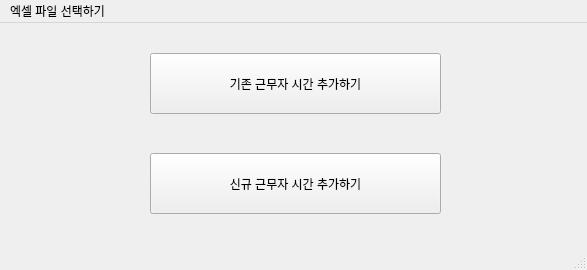
<?xml version="1.0" encoding="UTF-8"?>
<ui version="4.0">
 <class>MainWindow</class>
 <widget class="QMainWindow" name="MainWindow">
  <property name="geometry">
   <rect>
    <x>0</x>
    <y>0</y>
    <width>587</width>
    <height>270</height>
   </rect>
  </property>
  <property name="windowTitle">
   <string>MainWindow</string>
  </property>
  <widget class="QWidget" name="centralwidget">
   <widget class="QPushButton" name="ExistingWorkerButton">
    <property name="geometry">
     <rect>
      <x>150</x>
      <y>30</y>
      <width>291</width>
      <height>61</height>
     </rect>
    </property>
    <property name="text">
     <string>기존 근무자 시간 추가하기</string>
    </property>
   </widget>
   <widget class="QPushButton" name="NewWorkerButton">
    <property name="geometry">
     <rect>
      <x>150</x>
      <y>130</y>
      <width>291</width>
      <height>61</height>
     </rect>
    </property>
    <property name="text">
     <string>신규 근무자 시간 추가하기</string>
    </property>
   </widget>
  </widget>
  <widget class="QMenuBar" name="menubar">
   <property name="geometry">
    <rect>
     <x>0</x>
     <y>0</y>
     <width>587</width>
     <height>22</height>
    </rect>
   </property>
   <widget class="QMenu" name="menu">
    <property name="title">
     <string>엑셀 파일 선택하기</string>
    </property>
    <addaction name="action"/>
   </widget>
   <addaction name="menu"/>
  </widget>
  <widget class="QStatusBar" name="statusbar"/>
  <action name="action">
   <property name="text">
    <string>경로설정</string>
   </property>
  </action>
 </widget>
 <resources/>
 <connections/>
</ui>
